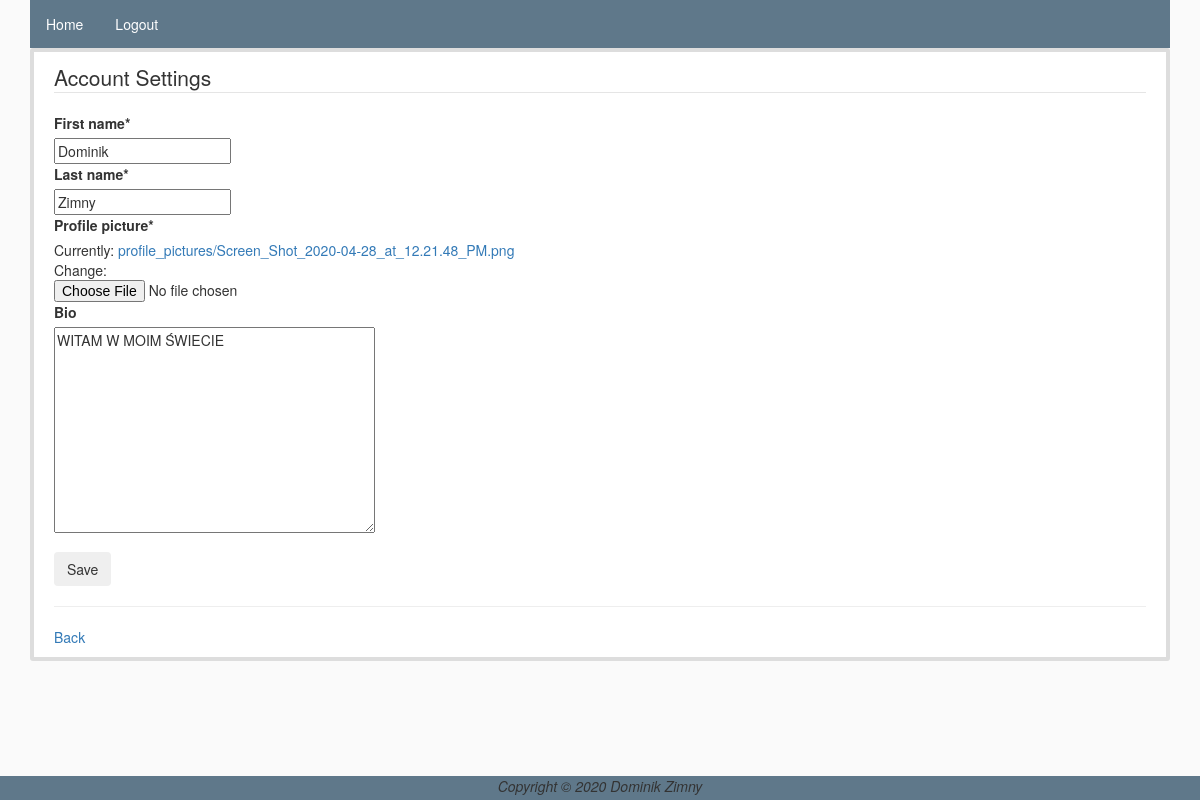
The page /settings/?user=dominikzimny (signed in) on the database its author committed.
### users/models.py (models this page shows)
class Profile(models.Model):
    user = models.ForeignKey(User, on_delete=models.CASCADE)
    first_name = models.CharField(max_length=50,default="")
    last_name = models.CharField(max_length=50,default="")
    bio = models.TextField(max_length=300,default="No bio.",blank=True)
    profile_picture = models.ImageField(upload_to="profile_pictures",default="profile_pictures/nophoto.png")

### users/views.py (the view)
# urls.py: path('settings/', user_views.settings_view),
@login_required
def settings_view(request):
    try:
        profile = Profile.objects.get(user=request.user)
    except:
        profile = Profile(user=request.user)
        profile.save()
    if request.method=="POST":
        form = ProfileSettingsForm(request.POST, request.FILES, instance=profile)
        if form.is_valid():
            form.save()
            messages.success(request, f'Settings saved!')
            return redirect('/')
    else:
        form = ProfileSettingsForm(instance=profile)
    return render(request, 'settings.html', {'form':form})

### users/forms.py
class ProfileSettingsForm(ModelForm):
    class Meta:
        model = Profile
        fields = ('first_name', 'last_name', 'profile_picture','bio')

### users/templates/settings.html
{% extends 'base.html' %}
{% load crispy_forms_tags %}
{% block content %}
<div class="content-section">
    <form method="POST" enctype='multipart/form-data'>{% csrf_token %}
        <fieldset class="form-group">
            <legend class="border-bottom mb-4">Account Settings</legend>
                {{ form|crispy }}
        </fieldset>
        <button class="btn btn-outline-info" type="submit">Save</button>
    </form>
    <hr>
    <a href="/">Back</a>
</div>
{% endblock content %}

### static/style.css (style rules this page uses)
body { background: #fafafa; color: #333333; padding-bottom:24px; }
.content-section { background: #ffffff; padding: 10px 20px; border: 4px solid #dddddd; border-radius: 3px; margin-bottom: 20px; }

### rows shown on the page
Profile: first_name "Dominik", last_name "Zimny", bio "WITAM W MOIM ŚWIECIE"
